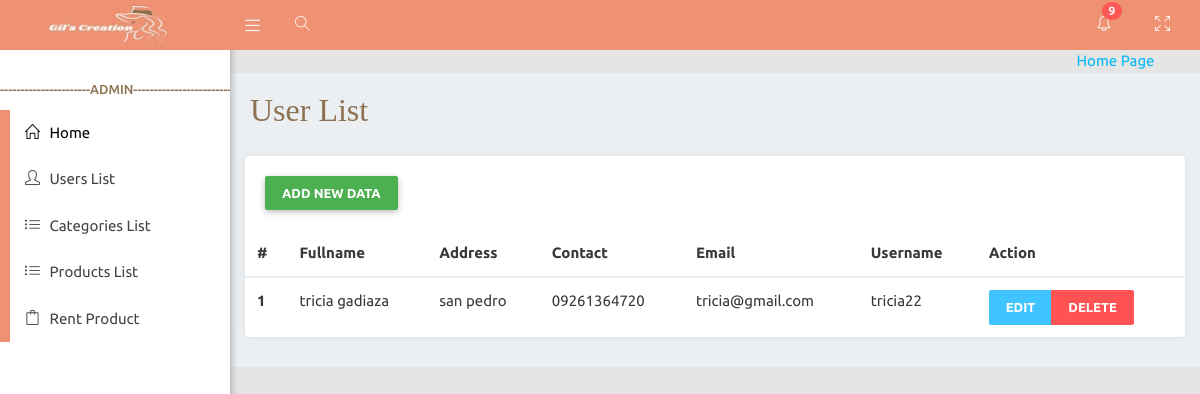
/adminViews/userlist.php, run on an earlier commit of the app's database.
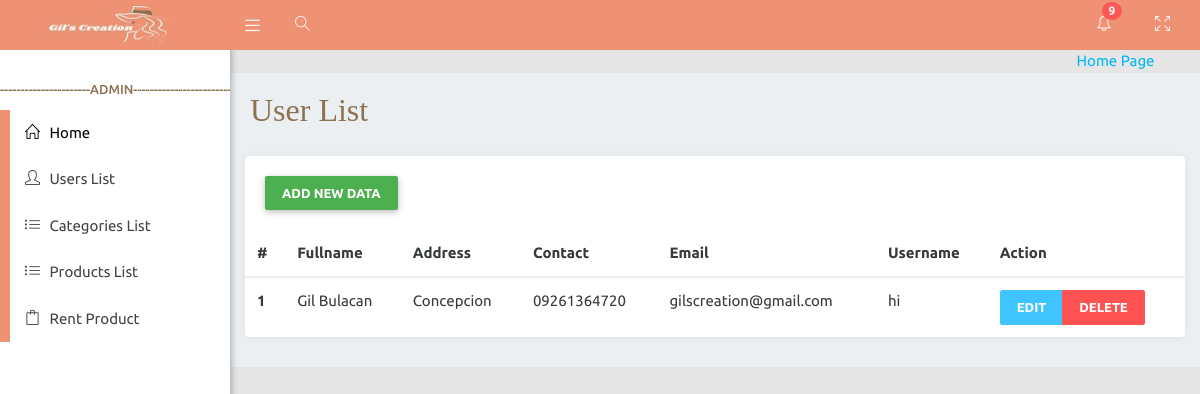
And on a later commit of the database.
### tables this page shows
CREATE TABLE `users` (
  `user_id` int(11) NOT NULL,
  `user_permission_id` int(11) NOT NULL,
  `fname` varchar(255) NOT NULL,
  `lname` varchar(255) NOT NULL,
  `address` varchar(255) NOT NULL,
  `contact_num` varchar(11) NOT NULL,
  `email` varchar(255) NOT NULL,
  `username` varchar(255) NOT NULL,
  `password` varchar(255) NOT NULL
);

### APIFUNCTION/DBCRUD.php (called while the page is built, shortened)
<?php
    class DBCRUD{
        private $servername='localhost';
        private $username='root';
        private $password='';
        private $dbname='brms';
        private $mysqli='';
        public function __construct(){
            $this->mysqli = new mysqli($this->servername,$this->username,$this->password,$this->dbname);
        }
        public function select($table,$rows="*",$where = null){
            if ($where != null) {
                $sql="SELECT $rows FROM $table WHERE $where";
            }else{
                $sql="SELECT $rows FROM $table";
            }
            $this->sql = $result = $this->mysqli->query($sql);
        }
    }
?>

### adminViews/userlist.php (the view, shortened to what this page needs)
<?php include('layouts/head.php'); ?>
   <div class="wrapper">
      <?php include('layouts/navbar.php'); ?>
      <?php include('layouts/sidebar.php'); ?>
      <div class="content-wrapper">
         <div class="container-fluid">
            <div class="row">
               <div class="main-header">
                  <h2  style=" font-family:poppins; color:#8d7252;">User List</h2>
               </div>
            </div>
            <div class="card">
        <div class="card-header">
            <button type="button" class="btn btn-success" data-toggle="modal" data-target="#usersModal">
            Add New Data
            </button>
        </div>
        <div class="card-body">
        <table class="table">
                <thead class="thead-light">
                    <tr>
                    <th scope="col">#</th>
                    <th scope="col">Fullname</th>
                    <th scope="col">Address</th>
                    <th scope="col">Contact</th>
                    <th scope="col">Email</th>
                    <th scope="col">Username</th>
                    <th scope="col">Action</th>
                    </tr>
                </thead>
                <tbody>
                <?php
                    include('../APIFUNCTION/DBCRUD.php');
                    $newDBCRUD = new DBCRUD();
                    $newDBCRUD->select("users","*","user_permission_id!=2");
                    $userLists = $newDBCRUD->sql;
                    $index = 1;
                    while ($data = mysqli_fetch_assoc($userLists)){
                ?>
                    <tr>
                    <th scope="row"><?php echo $index; ?></th>
                    <td><?php echo $data["fname"] ." ". $data["lname"]; ?></td>
                    <td><?php echo $data["address"]; ?></td>
                    <td><?php echo $data["contact_num"]; ?></td>
                    <td><?php echo $data["email"]; ?></td>
                    <td><?php echo $data["username"]; ?></td>
                    <td>
                        <div class="btn-group" role="group" aria-label="Basic example">
                        <button type="button" class="btn btn-info" onclick="showform(<?php echo $data['user_id']; ?>);">Edit</button>
                            <button type="button" class="btn btn-danger" onclick="showformdelete(<?php echo $data['user_id']; ?>);">Delete</button>
                        </div>
                    </td>
                    </tr>
                    <?php $index++; }?>
                </tbody>
            </table>
        </div>
         </div>
      </div>
   </div>
<?php include('layouts/footer.php'); ?>

### adminViews/layouts/head.php (shortened to what this page needs)
<!doctype html>
<html lang="en">
<!DOCTYPE html>
<html lang="en">
<head>
   <link rel="stylesheet" type="text/css" href="assets/icon/themify-icons/themify-icons.css">
   <link rel="stylesheet" type="text/css" href="assets/icon/icofont/css/icofont.css">
   <link rel="stylesheet" type="text/css" href="assets/icon/simple-line-icons/css/simple-line-icons.css">
   <link rel="stylesheet" type="text/css" href="assets/plugins/bootstrap/css/bootstrap.min.css">
   <link rel="stylesheet" href="assets/plugins/chartist/dist/chartist.css" type="text/css" media="all">
   <link href="assets/css/svg-weather.css" rel="stylesheet">
   <link rel="stylesheet" type="text/css" href="assets/css/main.css">
   <link rel="stylesheet" type="text/css" href="assets/css/responsive.css">
</head>
<body class="sidebar-mini fixed">

### adminViews/layouts/navbar.php (shortened to what this page needs)
<header class="main-header-top hidden-print">
         <a href="index.php" class="logo" style="background-color:#EF9273;"><img class="img-fluid able-logo" src="assets/images/logo.jpg" alt="logo"></a>
         <nav class="navbar navbar-static-top" style="background-color:#EF9273;">
            <a href="#!" data-toggle="offcanvas" class="sidebar-toggle"></a>
            <ul class="top-nav lft-nav">
               <li class="dropdown pc-rheader-submenu message-notification search-toggle">
                  <a href="#!" id="morphsearch-search" class="drop icon-circle txt-white">
                     <i class="ti-search"></i>
                  </a>
               </li>
            </ul>
            <div class="navbar-custom-menu f-right">
               <ul class="top-nav">
                  <li class="dropdown notification-menu">
                     <a href="#!" data-toggle="dropdown" aria-expanded="false" class="dropdown-toggle">
                        <i class="icon-bell"></i>
                        <span class="badge badge-danger header-badge">9</span>
                     </a>
                  </li>
                  <li class="pc-rheader-submenu">
                     <a href="#!" class="drop icon-circle" onclick="javascript:toggleFullScreen()">
                        <i class="icon-size-fullscreen"></i>
                     </a>
                  </li>
                  <div>
                  <li class="dropdown">
                     <a href="#!" data-toggle="dropdown" role="button" aria-haspopup="true" aria-expanded="false" class="dropdown-toggle drop icon-circle drop-image">
                     <?php if(isset($_SESSION['PERMISSION_ID'])){
                       ?>
                         <form method="post">
                                    <input type="submit" name="logout" class="btn btn-primary btn-sm" style="width:100%" class="nav-link" value="Logout">
                                </form>
                        <span><?php echo $_SESSION['FULLNAME'];?> <i class=" icofont icofont-simple-down"></i></span>
                        <?php }else{?>
                           <a href="../index.php">Home Page</a>
                        </a>
                           <?php }?>
                  </li>
               </ul>
            </div>
         </nav>
      </header>

### adminViews/layouts/sidebar.php
<aside class="main-sidebar hidden-print ">
         <section class="sidebar" id="sidebar-scroll">
            <ul class="sidebar-menu">
            <li class="nav-level" style="color:#8d7252;">----------------------ADMIN------------------------</li>
                <li class="treeview">
                <a class="waves-effect waves-dark" href="index.php" style="color: black">
                        <i class="icon-home"></i><span> Home</span>
                    </a>
                    <a class="waves-effect waves-dark" href="userlist.php" >
                        <i class="icon-user"></i><span> Users List</span>
                        <a class="waves-effect waves-dark" href="categorieslist.php" >
                        <i class="icon-list"></i><span> Categories List</span>
                    </a>
                    <a class="waves-effect waves-dark" href="productslist.php" >
                        <i class="icon-list"></i><span> Products List</span>
                    </a>
                    <a class="waves-effect waves-dark" href="rentproduct.php">
                        <i class="icon-bag"></i><span> Rent Product</span>
                    </a>
                </li>
            </ul>
         </section>
      </aside>

### adminViews/layouts/footer.php (shortened to what this page needs)
</body>
</html>

### adminViews/assets/css/generic-class.css (style rules this page uses)
.f-right { float: right !important; }
.txt-white { color: #fff !important; }

### adminViews/assets/css/menu.css (style rules this page uses)
.top-nav .dropdown-toggle:after { content: initial; }
.main-header-top { background-color: #39444e; }
.nav-level { padding: 10px 0 !important; font-weight: 500; font-size: 13px; color: #2196f3; border-top: 1px solid #efefef; position: relative; }
.nav-level:first-child { margin-top: 20px; border-top: none; }
.main-header-top .navbar .top-nav > li > a { opacity: 0.9; color: #fff; }
.main-header-top .navbar .sidebar-toggle { color: #fff; opacity: 0.9; }
.main-header-top .logo { color: #fff; border-bottom: 0 solid transparent; }
.sidebar-menu > li > a { color: #666; }
.fixed .main-header-top, .fixed .main-sidebar, .fixed .left-side { position: fixed; }
.fixed .main-header-top { top: 0; right: 0; left: 0; }
.fixed .content-wrapper { margin-top: 50px; }
.wrapper:before { content: " "; display: table; }
.wrapper:after { content: " "; clear: both; }
.content-wrapper { height: 100%; background-color: #ebeff2; margin-left: 230px; z-index: 820; -webkit-transition: all 0.3s ease-in-out; -moz-transition: all 0.3s ease-in-out; -ms-transition: all 0.3s ease-in-out; transition: all 0.3s ease-in-out; }
.main-header-top { position: relative; max-height: 50px; z-index: 1030; }
.main-header-top > .navbar { margin-bottom: 0; margin-left: 230px; border: none; max-height: 50px; border-radius: 0; padding: 0; background-color: #39444e; }
.main-header-top .sidebar-toggle { float: left; background-color: transparent; background-image: none; padding: 15px; font-family: fontAwesome; position: relative; -webkit-transition: all 0.3s ease; -moz-transition: all 0.3s ease; -ms-transition: all 0.3s ease; transition: all 0.3s ease; max-height: 50px; }
.main-header-top .sidebar-toggle:before { font-family: 'simple-line-icons'; content: "\e601"; font-size: 15px; }
.main-header-top .logo { display: block; width: 230px; height: 50px; font-size: 15px; font-weight: 400; line-height: 50px; text-align: center; padding: 0 15px; float: left; overflow: hidden; }
.main-header-top .top-nav { list-style: none; padding-left: 0; display: inline-block; float: right; margin: 0 10px 0 0; }
.main-header-top .top-nav > li { display: inline-block; position: relative; }
.main-header-top .top-nav > li > a { padding: 15px 20px; line-height: 50px; opacity: 0.9; }
.main-header-top .top-nav.lft-nav { float: left; }
.header-badge { position: absolute; top: 2px; left: 25px; padding: 4px 6px; font-size: 11px; }
.main-sidebar { position: absolute; top: 0; left: 0; background: #fff; padding-top: 50px; min-height: 100vh; width: 230px; z-index: 810; -webkit-box-shadow: 1px 3px 7px rgba(0, 0, 0, 0.3); box-shadow: 1px 3px 7px rgba(0, 0, 0, 0.3); -webkit-transition: transform 0.3s ease-in-out, width 0.3s ease-in-out; -moz-transition: transform 0.3s ease-in-out, width 0.3s ease-in-out; -ms-transition: transform 0.3s ease-in-out, width 0.3s ease-in-out; transition: transform 0.3s ease-in-out, width 0.3s ease-in-out; }
.sidebar { padding-bottom: 10px; font-size: 16px; }
.sidebar-menu { list-style: none; margin: 0; padding: 0; white-space: nowrap; overflow: hidden; }
.sidebar-menu li { float: none; width: 100%; }
.sidebar-menu li a { display: block; width: 100%; padding: 20px; border-left: 5px solid; position: relative; z-index: 2; text-decoration: none; color: #444; box-sizing: border-box; -moz-box-sizing: border-box; -webkit-box-sizing: border-box; }
.sidebar-menu li:last-child a { border-left: 10px solid #EF9273; }
.sidebar-menu li a:after { content: ""; height: 100%; left: 0; top: 0; width: 0px; position: absolute; transition: all 0.3s ease 0s; -webkit-transition: all 0.3s ease 0s; z-index: -1; }
.sidebar-menu li:last-child a:after { background: #1abc9c; }
.sidebar-menu > li { position: relative; margin: 0; padding: 0; }
.sidebar-menu > li > a { padding: 12px 5px 12px 15px; display: block; position: relative; font-size: 15px; background-color: #fff; }
.sidebar-menu > li > a > i { padding-right: 6px; display: inline; }

What changed in the data, as far as the page shows it:
removed users: fname "tricia", lname "gadiaza", address "san pedro", contact_num "09261364720", email "tricia@gmail.com", username "tricia22"
added users: fname "Gil", lname "Bulacan", address "Concepcion", contact_num "09261364720", email "gilscreation@gmail.com", username "hi"
